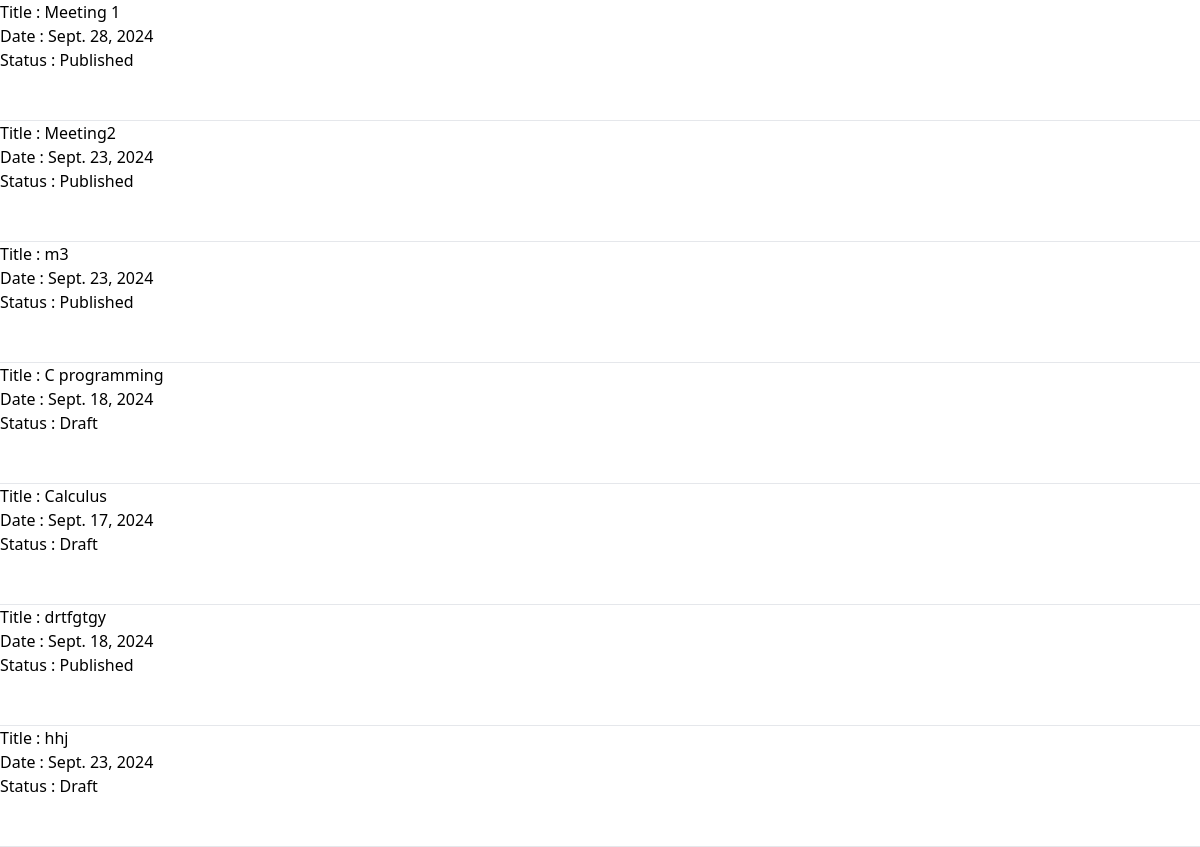
The page /officer/notification/ on the database its author committed.
### officer/models.py (models this page shows, shortened)
class Notification(models.Model):
    title = models.CharField(max_length=150)
    description = models.TextField()
    date = models.DateField()
    published = models.BooleanField(default=False)

### officer/views/notification.py (the view)
# urls.py: path('notification/',notification.index, name='notifications'),
def index(request):
    status = request.GET.get('status')
    notifications = Notification.objects.all()
    if status:
        notifications = notifications.filter(published=status == 'published')
    context = {
        'notifications': notifications,
        'status': status
    }
    return render(request, 'officer/notification/index.html', context)

### officer/templates/officer/notification/index.html
{% extends 'base.html' %}
{% block content %}
<ol>
{% for notification in notifications %}
<li>
    Title : {{notification.title}} <br>
    Date : {{notification.date}} <br>
    Status : {% if notification.published %}Published
    {% else %}
        Draft
    {% endif %}
</li>
<br><br><hr>
{% endfor %}
</ol>
{% endblock content %}

### rows shown on the page
Notification: title "Meeting 1", date "Sept. 28, 2024", published "Published"
Notification: title "Meeting2", date "Sept. 23, 2024", published "Published"
Notification: title "m3", date "Sept. 23, 2024", published "Published"
Notification: title "C programming", date "Sept. 18, 2024", published "Draft"
Notification: title "Calculus", date "Sept. 17, 2024", published "Draft"
Notification: title "drtfgtgy", date "Sept. 18, 2024", published "Published"
Notification: title "hhj", date "Sept. 23, 2024", published "Draft"
